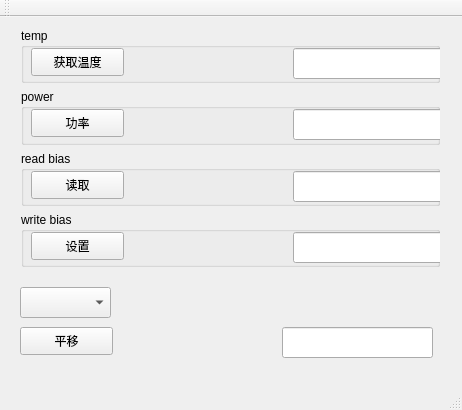
<?xml version="1.0" encoding="UTF-8"?>
<ui version="4.0">
 <class>MainWindow</class>
 <widget class="QMainWindow" name="MainWindow">
  <property name="geometry">
   <rect>
    <x>0</x>
    <y>0</y>
    <width>462</width>
    <height>410</height>
   </rect>
  </property>
  <property name="windowTitle">
   <string>MainWindow</string>
  </property>
  <widget class="QWidget" name="centralWidget">
   <widget class="QWidget" name="layoutWidget">
    <property name="geometry">
     <rect>
      <x>10</x>
      <y>0</y>
      <width>441</width>
      <height>261</height>
     </rect>
    </property>
    <layout class="QVBoxLayout" name="verticalLayout">
     <item>
      <widget class="QGroupBox" name="groupBox_temp">
       <property name="title">
        <string>temp</string>
       </property>
       <widget class="QPushButton" name="pushButton_temp">
        <property name="geometry">
         <rect>
          <x>10</x>
          <y>20</y>
          <width>93</width>
          <height>28</height>
         </rect>
        </property>
        <property name="text">
         <string>获取温度</string>
        </property>
       </widget>
       <widget class="QLineEdit" name="lineEdit_temp">
        <property name="geometry">
         <rect>
          <x>272</x>
          <y>20</y>
          <width>151</width>
          <height>31</height>
         </rect>
        </property>
       </widget>
      </widget>
     </item>
     <item>
      <widget class="QGroupBox" name="groupBox_2_power">
       <property name="title">
        <string>power</string>
       </property>
       <widget class="QPushButton" name="pushButton_2_power">
        <property name="geometry">
         <rect>
          <x>10</x>
          <y>20</y>
          <width>93</width>
          <height>28</height>
         </rect>
        </property>
        <property name="text">
         <string>功率</string>
        </property>
       </widget>
       <widget class="QLineEdit" name="lineEdit_2_power">
        <property name="geometry">
         <rect>
          <x>272</x>
          <y>20</y>
          <width>151</width>
          <height>31</height>
         </rect>
        </property>
       </widget>
      </widget>
     </item>
     <item>
      <widget class="QGroupBox" name="groupBox_3_bias_read">
       <property name="title">
        <string>read bias</string>
       </property>
       <widget class="QPushButton" name="pushButton_3_bias_read">
        <property name="geometry">
         <rect>
          <x>10</x>
          <y>20</y>
          <width>93</width>
          <height>28</height>
         </rect>
        </property>
        <property name="text">
         <string>读取</string>
        </property>
       </widget>
       <widget class="QLineEdit" name="lineEdit_3_bias_read">
        <property name="geometry">
         <rect>
          <x>272</x>
          <y>20</y>
          <width>151</width>
          <height>31</height>
         </rect>
        </property>
       </widget>
      </widget>
     </item>
     <item>
      <widget class="QGroupBox" name="groupBox_4_bias_write">
       <property name="title">
        <string>write bias</string>
       </property>
       <widget class="QPushButton" name="pushButton_4_bias_write">
        <property name="geometry">
         <rect>
          <x>10</x>
          <y>20</y>
          <width>93</width>
          <height>28</height>
         </rect>
        </property>
        <property name="text">
         <string>设置</string>
        </property>
       </widget>
       <widget class="QLineEdit" name="lineEdit_4_bias_write">
        <property name="geometry">
         <rect>
          <x>272</x>
          <y>20</y>
          <width>151</width>
          <height>31</height>
         </rect>
        </property>
       </widget>
      </widget>
     </item>
    </layout>
   </widget>
   <widget class="QWidget" name="layoutWidget">
    <property name="geometry">
     <rect>
      <x>0</x>
      <y>0</y>
      <width>2</width>
      <height>2</height>
     </rect>
    </property>
    <layout class="QVBoxLayout" name="verticalLayout_2"/>
   </widget>
   <widget class="QPushButton" name="pushButton_translation">
    <property name="geometry">
     <rect>
      <x>20</x>
      <y>310</y>
      <width>93</width>
      <height>28</height>
     </rect>
    </property>
    <property name="text">
     <string>平移</string>
    </property>
   </widget>
   <widget class="QLineEdit" name="lineEdit_translation">
    <property name="geometry">
     <rect>
      <x>282</x>
      <y>310</y>
      <width>151</width>
      <height>31</height>
     </rect>
    </property>
   </widget>
   <widget class="QComboBox" name="comboBox">
    <property name="geometry">
     <rect>
      <x>20</x>
      <y>270</y>
      <width>91</width>
      <height>31</height>
     </rect>
    </property>
   </widget>
  </widget>
  <widget class="QMenuBar" name="menuBar">
   <property name="geometry">
    <rect>
     <x>0</x>
     <y>0</y>
     <width>462</width>
     <height>26</height>
    </rect>
   </property>
  </widget>
  <widget class="QToolBar" name="mainToolBar">
   <attribute name="toolBarArea">
    <enum>TopToolBarArea</enum>
   </attribute>
   <attribute name="toolBarBreak">
    <bool>false</bool>
   </attribute>
  </widget>
  <widget class="QStatusBar" name="statusBar"/>
 </widget>
 <layoutdefault spacing="6" margin="11"/>
 <resources/>
 <connections/>
</ui>
